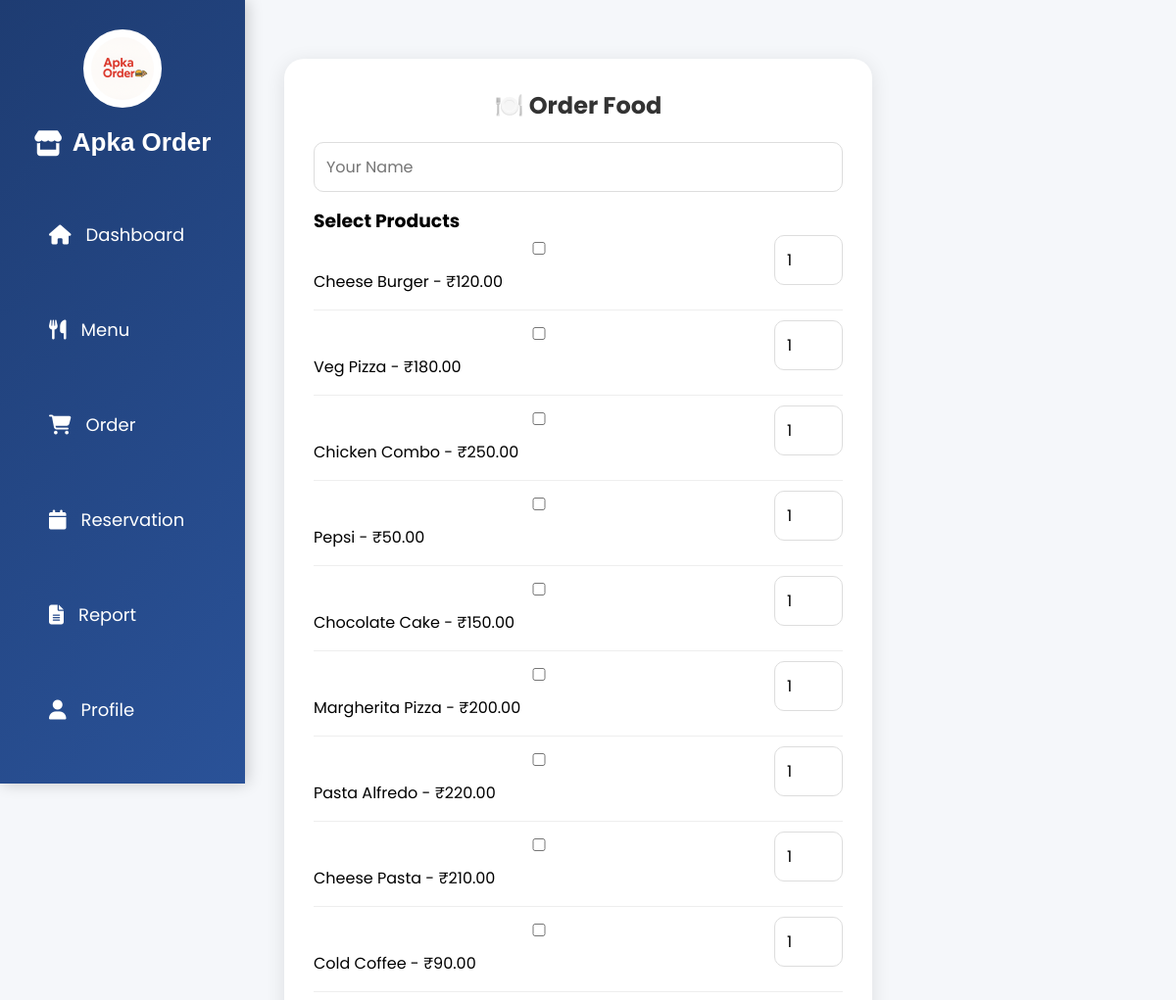
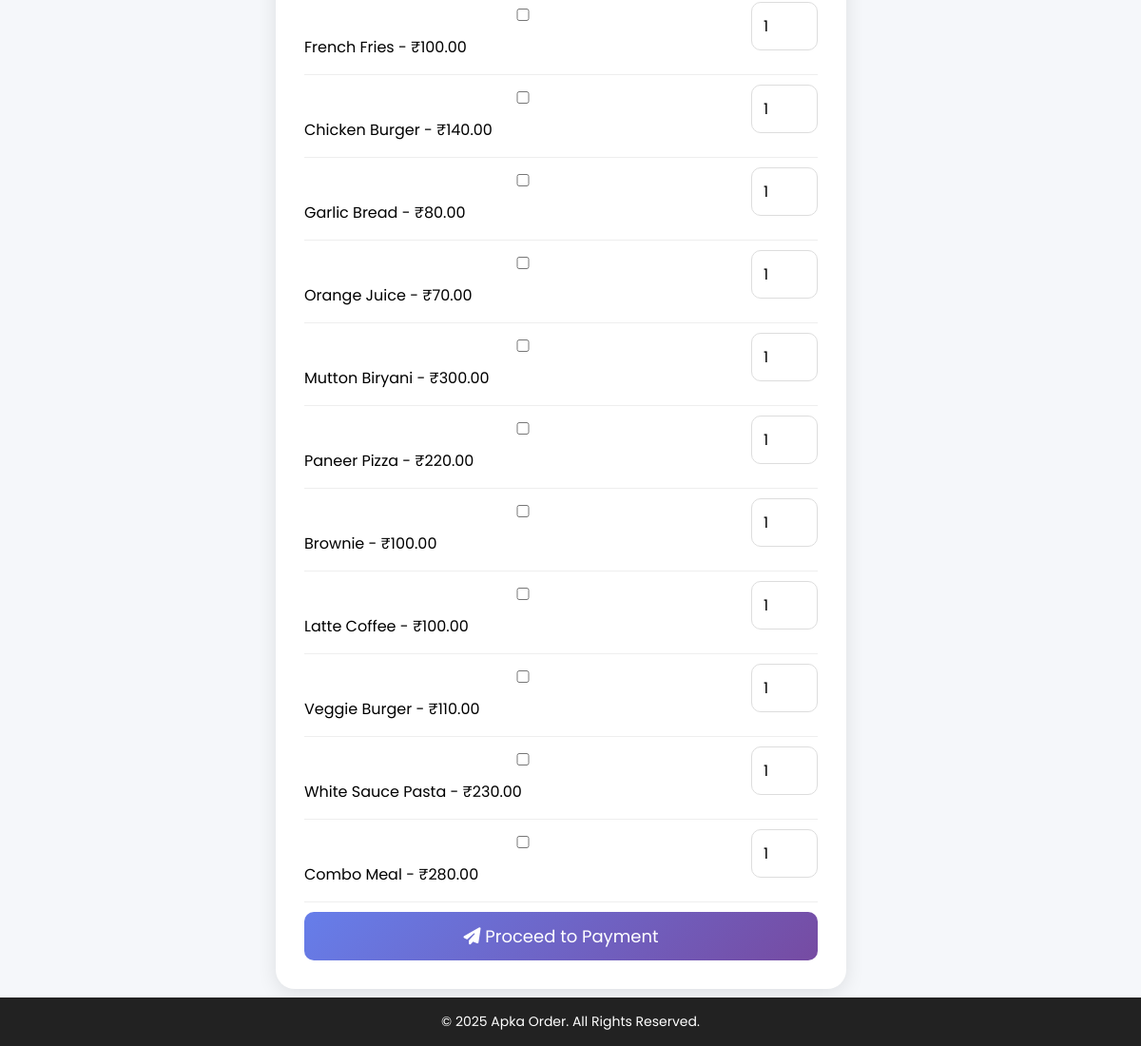
The app's page /order.php with its own data (2 pictures, top to bottom).
### tables this page shows
CREATE TABLE products (
    id INT AUTO_INCREMENT PRIMARY KEY,
    name VARCHAR(255) NOT NULL,
    category VARCHAR(100) NOT NULL,
    image VARCHAR(255) NOT NULL,
    price DECIMAL(10,2) NOT NULL
);

### order.php (the view, shortened to what this page needs)
<?php
$conn = new mysqli('localhost', 'root', '', 'apka_order');
$products = $conn->query("SELECT id, name, price FROM products LIMIT 20");
?>
<html>
<head>
    <link rel="stylesheet" href="style.css">
    <link rel="stylesheet" href="https://cdnjs.cloudflare.com/ajax/libs/font-awesome/6.4.0/css/all.min.css">
</head>
<body>
<div class="container">
    <?php include 'sidebar.php'; ?>
    <div class="main">
        <div class="order-form">
            <h2>🍽️ Order Food</h2>
             <form method="POST">
                <input type="text" name="customer_name" placeholder="Your Name" required>
                <h3>Select Products</h3>
                <?php while ($row = $products->fetch_assoc()): ?>
                    <div class="product-item">
                        <label>
                            <input type="checkbox" name="products[]" value="<?= $row['id'] ?>">
                            <?= htmlspecialchars($row['name']) ?> - ₹<?= number_format($row['price'], 2) ?>
                        </label>
                        <input type="number" name="quantity[<?= $row['id'] ?>]" value="1" min="1">
                    </div>
                <?php endwhile; ?>
                <button type="submit"><i class="fas fa-paper-plane"></i> Proceed to Payment</button>
            </form>
        </div>
    </div>
</div>
<?php include 'footer.php'; ?>
</body>
</html>

### sidebar.php
<div class="sidebar">
   <div class="logo">
        <img src="uploads/logo.png" alt="Apka Order Logo">
    </div>
    <h2><i class="fas fa-store"></i> Apka Order</h2>
    <ul>
        <li><a href="dashboard.php"><i class="fas fa-home"></i> Dashboard</a></li>
        <li><a href="menu.php"><i class="fas fa-utensils"></i> Menu</a></li>
        <li><a href="order.php"><i class="fas fa-shopping-cart"></i> Order</a></li>
        <li><a href="reservation.php"><i class="fas fa-calendar"></i> Reservation</a></li>
        <li><a href="report.php"><i class="fas fa-file-alt"></i> Report</a></li>
        <li><a href="profile.php"><i class="fas fa-user"></i> Profile</a></li>
        <li><a href="logout.php"><i class="fas fa-sign-out-alt"></i> Logout</a></li>
    </ul>
</div>

### footer.php
<footer style="background:#222; color:#fff; text-align:center; padding:15px; position:fixed; bottom:0; width:100%;">
    &copy; 2025 Apka Order. All Rights Reserved.
</footer>

### style.css (style rules this page uses)
* { margin: 0; padding: 0; font-family: 'Poppins', sans-serif; box-sizing: border-box; }
body { animation: fadeIn 0.8s ease-in-out; background-color: #f5f7fa; }
.container { display: flex; }
.sidebar { width: 250px; background-color: #2c3e50; min-height: 100vh; color: white; padding-top: 30px; position: fixed; left: 0; top: 0; bottom: 0; z-index: 1000; }
.sidebar h2 { text-align: center; margin-bottom: 30px; }
.sidebar ul { list-style: none; padding: 0; }
.sidebar ul li { padding: 15px 20px; }
.sidebar ul li a { color: white; text-decoration: none; display: block; transition: 0.3s; }
.main, .content { margin-left: 250px; margin-right: 270px; padding: 30px; flex-grow: 1; transition: 0.3s; }
footer { background: #222; color: white; text-align: center; padding: 15px; position: fixed; bottom: 0; width: 100%; font-size: 14px; }
.sidebar { width: 250px; height: 100vh; background: linear-gradient(135deg, #1e3c72, #2a5298); color: #fff; padding: 30px 20px; box-shadow: 2px 0 15px rgba(0, 0, 0, 0.2); position: fixed; top: 0; left: 0; }
.sidebar h2 { font: 700 28px sans-serif; text-align: center; margin-bottom: 40px; display: flex; align-items: center; justify-content: center; gap: 10px; }
.sidebar ul li { margin: 20px 0; }
.sidebar ul li a { display: flex; align-items: center; gap: 15px; padding: 10px; font-size: 18px; color: #fff; text-decoration: none; border-radius: 8px; transition: 0.3s; }
.sidebar ul li a i { font-size: 20px; }
.sidebar { width: 250px; height: 100vh; background: linear-gradient(135deg, #1e3c72, #2a5298); color: #fff; padding: 30px 20px; box-shadow: 2px 0 15px rgba(0, 0, 0, 0.2); position: fixed; top: 0; left: 0; overflow-y: auto; font-family: 'Poppins', sans-serif; }
.sidebar h2 { font-weight: 700; font-size: 26px; text-align: center; margin-bottom: 40px; display: flex; align-items: center; justify-content: center; gap: 10px; }
.sidebar ul { list-style: none; padding: 0; margin: 0; }
.sidebar ul li a { display: flex; align-items: center; gap: 15px; padding: 10px; font-size: 18px; color: #fff; text-decoration: none; border-radius: 8px; transition: all 0.3s ease; }
.sidebar .logo { display: flex; justify-content: center; margin-bottom: 20px; }
.sidebar .logo img { width: 80px; height: 80px; border-radius: 50%; object-fit: cover; border: 3px solid white; background: white; padding: 5px; animation: pulse 3s infinite; }

### order.php (style rules this page uses)
.order-form { background: #fff; padding: 30px; border-radius: 20px; box-shadow: 0 4px 20px rgba(0,0,0,0.1); max-width: 600px; margin: 30px auto; animation: fadeIn 1s ease-in-out; }
.order-form h2 { text-align: center; margin-bottom: 20px; color: #333; }
.order-form input { width: 100%; padding: 12px; margin-bottom: 15px; border: 1px solid #ddd; border-radius: 10px; font-size: 16px; }
.order-form button { width: 100%; padding: 12px; background: linear-gradient(135deg, #667eea, #764ba2); border: none; border-radius: 10px; color: white; font-size: 18px; cursor: pointer; transition: 0.3s ease; }
.product-item { display: flex; justify-content: space-between; align-items: center; margin-bottom: 10px; border-bottom: 1px solid #eee; padding-bottom: 10px; }
.product-item label { flex: 1; font-size: 16px; }
.product-item input[type="number"] { width: 70px; margin-left: 10px; }

### records on screen
products: name "Cheese Burger", price "120.00", id "1"
products: name "Veg Pizza", price "180.00"
products: name "Chicken Combo", price "250.00"
products: name "Pepsi", price "50.00"
products: name "Chocolate Cake", price "150.00"
products: name "Margherita Pizza", price "200.00"
products: name "Pasta Alfredo", price "220.00"
products: name "Cheese Pasta", price "210.00"
products: name "Cold Coffee", price "90.00"
products: name "French Fries", price "100.00"
products: name "Chicken Burger", price "140.00"
products: name "Garlic Bread", price "80.00"
products: name "Orange Juice", price "70.00"
products: name "Mutton Biryani", price "300.00"
products: name "Paneer Pizza", price "220.00"
products: name "Brownie", price "100.00"
products: name "Latte Coffee", price "100.00"
products: name "Veggie Burger", price "110.00"
products: name "White Sauce Pasta", price "230.00"
products: name "Combo Meal", price "280.00"
